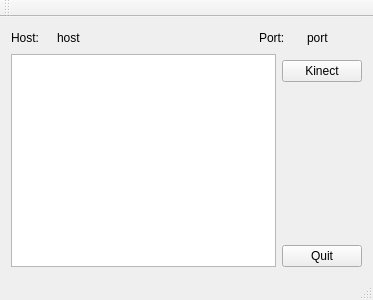
<?xml version="1.0" encoding="UTF-8"?>
<ui version="4.0">
 <class>MainWindow</class>
 <widget class="QMainWindow" name="MainWindow">
  <property name="geometry">
   <rect>
    <x>0</x>
    <y>0</y>
    <width>373</width>
    <height>300</height>
   </rect>
  </property>
  <property name="windowTitle">
   <string>server</string>
  </property>
  <widget class="QWidget" name="centralWidget">
   <layout class="QGridLayout" name="gridLayout">
    <item row="0" column="0">
     <widget class="QLabel" name="labelH">
      <property name="minimumSize">
       <size>
        <width>40</width>
        <height>0</height>
       </size>
      </property>
      <property name="maximumSize">
       <size>
        <width>40</width>
        <height>16777215</height>
       </size>
      </property>
      <property name="text">
       <string>Host:</string>
      </property>
     </widget>
    </item>
    <item row="0" column="1">
     <widget class="QLabel" name="labelHost">
      <property name="minimumSize">
       <size>
        <width>150</width>
        <height>0</height>
       </size>
      </property>
      <property name="text">
       <string>host</string>
      </property>
     </widget>
    </item>
    <item row="0" column="2">
     <spacer name="horizontalSpacer">
      <property name="orientation">
       <enum>Qt::Horizontal</enum>
      </property>
      <property name="sizeHint" stdset="0">
       <size>
        <width>36</width>
        <height>20</height>
       </size>
      </property>
     </spacer>
    </item>
    <item row="0" column="3" colspan="2">
     <widget class="QLabel" name="labelP">
      <property name="minimumSize">
       <size>
        <width>40</width>
        <height>0</height>
       </size>
      </property>
      <property name="maximumSize">
       <size>
        <width>40</width>
        <height>16777215</height>
       </size>
      </property>
      <property name="text">
       <string>Port:</string>
      </property>
     </widget>
    </item>
    <item row="0" column="5">
     <widget class="QLabel" name="labelPort">
      <property name="minimumSize">
       <size>
        <width>55</width>
        <height>0</height>
       </size>
      </property>
      <property name="maximumSize">
       <size>
        <width>55</width>
        <height>16777215</height>
       </size>
      </property>
      <property name="text">
       <string>port</string>
      </property>
     </widget>
    </item>
    <item row="1" column="0" rowspan="4" colspan="4">
     <widget class="QGraphicsView" name="graphicsView"/>
    </item>
    <item row="2" column="4" colspan="2">
     <widget class="QPushButton" name="pbKinect">
      <property name="text">
       <string>Kinect</string>
      </property>
     </widget>
    </item>
    <item row="4" column="4" colspan="2">
     <widget class="QPushButton" name="pbQuit">
      <property name="text">
       <string>Quit</string>
      </property>
     </widget>
    </item>
    <item row="3" column="5">
     <spacer name="verticalSpacer">
      <property name="orientation">
       <enum>Qt::Vertical</enum>
      </property>
      <property name="sizeHint" stdset="0">
       <size>
        <width>20</width>
        <height>78</height>
       </size>
      </property>
     </spacer>
    </item>
   </layout>
  </widget>
  <widget class="QMenuBar" name="menuBar">
   <property name="geometry">
    <rect>
     <x>0</x>
     <y>0</y>
     <width>373</width>
     <height>25</height>
    </rect>
   </property>
  </widget>
  <widget class="QToolBar" name="mainToolBar">
   <attribute name="toolBarArea">
    <enum>TopToolBarArea</enum>
   </attribute>
   <attribute name="toolBarBreak">
    <bool>false</bool>
   </attribute>
  </widget>
  <widget class="QStatusBar" name="statusBar"/>
 </widget>
 <layoutdefault spacing="6" margin="11"/>
 <resources/>
 <connections/>
</ui>
